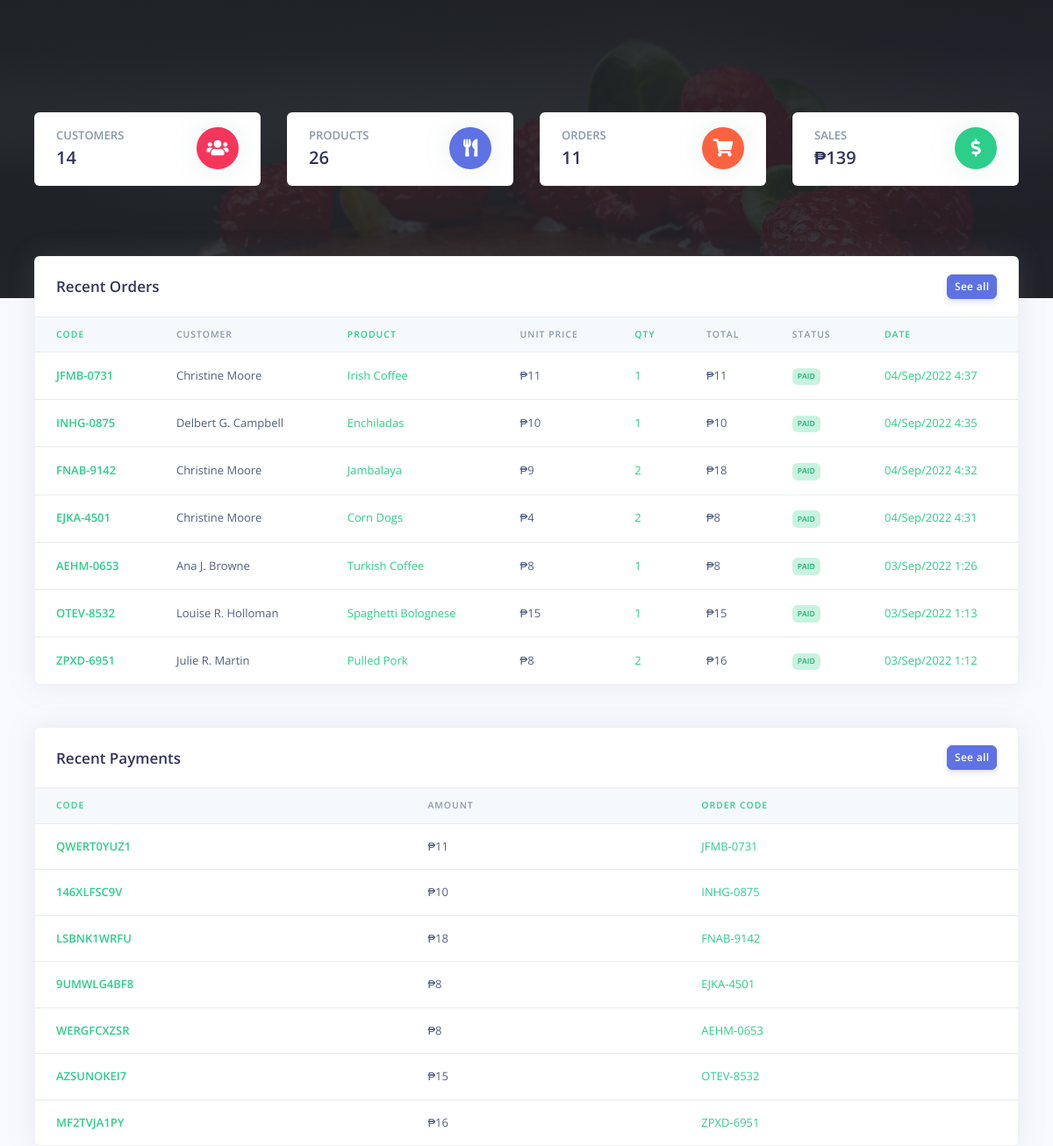
/pos/cashier/dashboard.php (signed in), run on an earlier commit of the app's database.
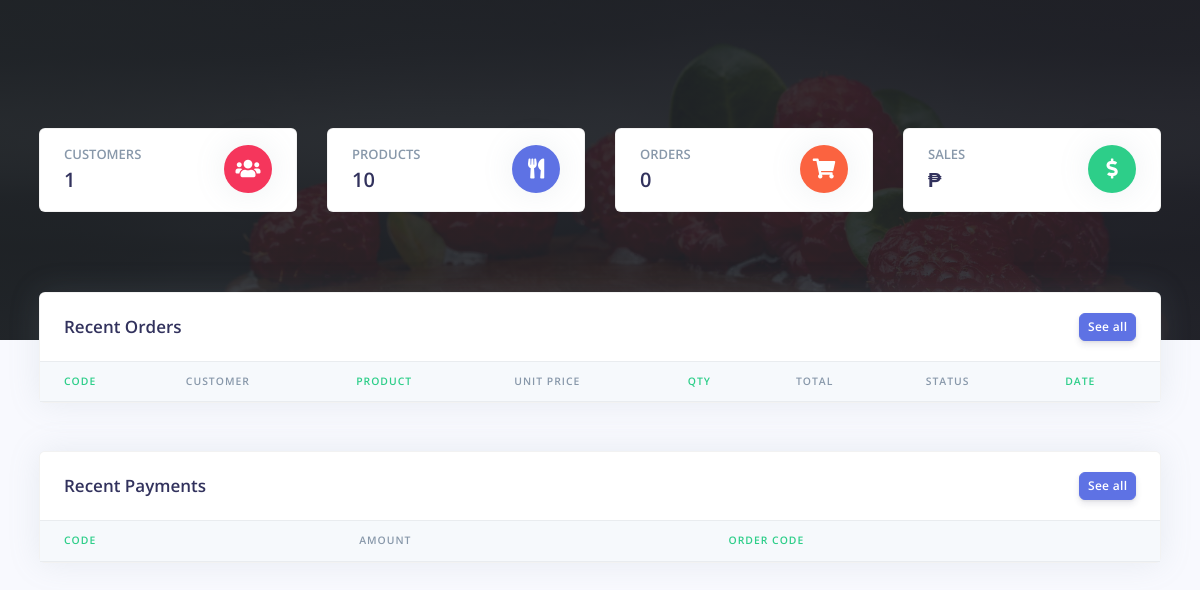
And on a later commit of the database.
### tables this page shows
CREATE TABLE `rpos_orders` (
  `order_id` varchar(200) NOT NULL,
  `order_code` varchar(200) NOT NULL,
  `customer_id` varchar(200) NOT NULL,
  `customer_name` varchar(200) NOT NULL,
  `prod_id` varchar(200) NOT NULL,
  `prod_name` varchar(200) NOT NULL,
  `prod_price` varchar(200) NOT NULL,
  `prod_qty` varchar(200) NOT NULL,
  `order_status` varchar(200) NOT NULL,
  `created_at` timestamp(6) NOT NULL DEFAULT current_timestamp(6) ON UPDATE current_timestamp(6)
);

CREATE TABLE `rpos_payments` (
  `pay_id` varchar(200) NOT NULL,
  `pay_code` varchar(200) NOT NULL,
  `order_code` varchar(200) NOT NULL,
  `customer_id` varchar(200) NOT NULL,
  `pay_amt` varchar(200) NOT NULL,
  `pay_method` varchar(200) NOT NULL,
  `created_at` timestamp(6) NOT NULL DEFAULT current_timestamp(6) ON UPDATE current_timestamp(6)
);

### pos/cashier/partials/_analytics.php (called while the page is built, shortened)
<?php
$query = "SELECT COUNT(*) FROM `rpos_customers` ";
$stmt = $mysqli->prepare($query);
$stmt->execute();
$stmt->bind_result($customers);
$query = "SELECT COUNT(*) FROM `rpos_orders` ";
$stmt = $mysqli->prepare($query);
$stmt->execute();
$stmt->bind_result($orders);
$query = "SELECT COUNT(*) FROM `rpos_products` ";
$stmt = $mysqli->prepare($query);
$stmt->execute();
$stmt->bind_result($products);
$query = "SELECT SUM(pay_amt) FROM `rpos_payments` ";
$stmt = $mysqli->prepare($query);
$stmt->execute();
$stmt->bind_result($sales);

### pos/cashier/dashboard.php (the view, shortened to what this page needs)
<?php
include('config/config.php');
require_once('partials/_head.php');
require_once('partials/_analytics.php');
?>
<body>
  <?php
  require_once('partials/_sidebar.php');
  ?>
  <div class="main-content">
    <div style="background-image: url(../admin/assets/img/theme/restro00.jpg); background-size: cover;" class="header  pb-8 pt-5 pt-md-8">
      <span class="mask bg-gradient-dark opacity-8"></span>
      <div class="container-fluid">
        <div class="header-body">
          <div class="row">
            <div class="col-xl-3 col-lg-6">
              <div class="card card-stats mb-4 mb-xl-0">
                <div class="card-body">
                  <div class="row">
                    <div class="col">
                      <h5 class="card-title text-uppercase text-muted mb-0">Customers</h5>
                      <span class="h2 font-weight-bold mb-0"><?php echo $customers; ?></span>
                    </div>
                    <div class="col-auto">
                      <div class="icon icon-shape bg-danger text-white rounded-circle shadow">
                        <i class="fas fa-users"></i>
                      </div>
                    </div>
                  </div>
                </div>
              </div>
            </div>
            <div class="col-xl-3 col-lg-6">
              <div class="card card-stats mb-4 mb-xl-0">
                <div class="card-body">
                  <div class="row">
                    <div class="col">
                      <h5 class="card-title text-uppercase text-muted mb-0">Products</h5>
                      <span class="h2 font-weight-bold mb-0"><?php echo $products; ?></span>
                    </div>
                    <div class="col-auto">
                      <div class="icon icon-shape bg-primary text-white rounded-circle shadow">
                        <i class="fas fa-utensils"></i>
                      </div>
                    </div>
                  </div>
                </div>
              </div>
            </div>
            <div class="col-xl-3 col-lg-6">
              <div class="card card-stats mb-4 mb-xl-0">
                <div class="card-body">
                  <div class="row">
                    <div class="col">
                      <h5 class="card-title text-uppercase text-muted mb-0">Orders</h5>
                      <span class="h2 font-weight-bold mb-0"><?php echo $orders; ?></span>
                    </div>
                    <div class="col-auto">
                      <div class="icon icon-shape bg-warning text-white rounded-circle shadow">
                        <i class="fas fa-shopping-cart"></i>
                      </div>
                    </div>
                  </div>
                </div>
              </div>
            </div>
            <div class="col-xl-3 col-lg-6">
              <div class="card card-stats mb-4 mb-xl-0">
                <div class="card-body">
                  <div class="row">
                    <div class="col">
                      <h5 class="card-title text-uppercase text-muted mb-0">Sales</h5>
                      <span class="h2 font-weight-bold mb-0">₱<?php echo $sales; ?></span>
                    </div>
                    <div class="col-auto">
                      <div class="icon icon-shape bg-green text-white rounded-circle shadow">
                        <i class="fas fa-dollar-sign"></i>
                      </div>
                    </div>
                  </div>
                </div>
              </div>
            </div>
          </div>
        </div>
      </div>
    </div>
    <div class="container-fluid mt--7">
      <div class="row mt-5">
        <div class="col-xl-12 mb-5 mb-xl-0">
          <div class="card shadow">
            <div class="card-header border-0">
              <div class="row align-items-center">
                <div class="col">
                  <h3 class="mb-0">Recent Orders</h3>
                </div>
                <div class="col text-right">
                  <a href="orders_reports.php" class="btn btn-sm btn-primary">See all</a>
                </div>
              </div>
            </div>
            <div class="table-responsive">
              <table class="table align-items-center table-flush">
                <thead class="thead-light">
                  <tr>
                    <th class="text-success" scope="col">Code</th>
                    <th scope="col">Customer</th>
                    <th class="text-success" scope="col">Product</th>
                    <th scope="col">Unit Price</th>
                    <th class="text-success" scope="col">Qty</th>
                    <th scope="col">Total</th>
                    <th scop="col">Status</th>
                    <th class="text-success" scope="col">Date</th>
                  </tr>
                </thead>
                <tbody>
                  <?php
                  $ret = "SELECT * FROM  rpos_orders ORDER BY `rpos_orders`.`created_at` DESC LIMIT 7 ";
                  $stmt = $mysqli->prepare($ret);
                  $stmt->execute();
                  $res = $stmt->get_result();
                  while ($order = $res->fetch_object()) {
                    $total = ($order->prod_price * $order->prod_qty);
                  ?>
                    <tr>
                      <th class="text-success" scope="row"><?php echo $order->order_code; ?></th>
                      <td><?php echo $order->customer_name; ?></td>
                      <td class="text-success"><?php echo $order->prod_name; ?></td>
                      <td>₱<?php echo $order->prod_price; ?></td>
                      <td class="text-success"><?php echo $order->prod_qty; ?></td>
                      <td>₱<?php echo $total; ?></td>
                      <td><?php if ($order->order_status == '') {
                            echo "<span class='badge badge-danger'>Not Paid</span>";
                          } else {
                            echo "<span class='badge badge-success'>$order->order_status</span>";
                          } ?></td>
                      <td class="text-success"><?php echo date('d/M/Y g:i', strtotime($order->created_at)); ?></td>
                    </tr>
                  <?php } ?>
                </tbody>
              </table>
            </div>
          </div>
        </div>
      </div>
      <div class="row mt-5">
        <div class="col-xl-12">
          <div class="card shadow">
            <div class="card-header border-0">
              <div class="row align-items-center">
                <div class="col">
                  <h3 class="mb-0">Recent Payments</h3>
                </div>
                <div class="col text-right">
                  <a href="payments_reports.php" class="btn btn-sm btn-primary">See all</a>
                </div>
              </div>
            </div>
            <div class="table-responsive">
              <table class="table align-items-center table-flush">
                <thead class="thead-light">
                  <tr>
                    <th class="text-success" scope="col">Code</th>
                    <th scope="col">Amount</th>
                    <th class='text-success' scope="col">Order Code</th>
                  </tr>
                </thead>
                <tbody>
                  <?php
                  $ret = "SELECT * FROM   rpos_payments   ORDER BY `rpos_payments`.`created_at` DESC LIMIT 7 ";
                  $stmt = $mysqli->prepare($ret);
                  $stmt->execute();
                  $res = $stmt->get_result();
                  while ($payment = $res->fetch_object()) {
                  ?>
                    <tr>
                      <th class="text-success" scope="row">
                        <?php echo $payment->pay_code; ?>
                      </th>
                      <td>
                       ₱<?php echo $payment->pay_amt; ?>
                      </td>
                      <td class='text-success'>
                        <?php echo $payment->order_code; ?>
                      </td>
                    </tr>
                  <?php } ?>
                </tbody>
              </table>
            </div>
          </div>
        </div>
      </div>
    </div>
  </div>
</body>
</html>

### pos/cashier/partials/_head.php (shortened to what this page needs)
<!DOCTYPE html>
<html>
<head>
    <link href="assets/vendor/nucleo/css/nucleo.css" rel="stylesheet">
    <link href="assets/vendor/@fortawesome/fontawesome-free/css/all.min.css" rel="stylesheet">
    <link type="text/css" href="assets/css/argon.css?v=1.0.0" rel="stylesheet">
</head>

### pos/cashier/partials/_sidebar.php (shortened to what this page needs)
</body>
</html>

What changed in the data, as far as the page shows it:
removed rpos_orders: order_code "JFMB-0731", customer_name "Christine Moore", prod_name "Irish Coffee", prod_price "11", prod_qty "1", order_status "PAID", created_at "04/Sep/2022 4:37"
removed rpos_orders: order_code "INHG-0875", customer_name "Delbert G. Campbell", prod_name "Enchiladas", prod_price "10", prod_qty "1", order_status "PAID", created_at "04/Sep/2022 4:35"
removed rpos_orders: order_code "FNAB-9142", customer_name "Christine Moore", prod_name "Jambalaya", prod_price "9", prod_qty "2", total "18", order_status "PAID", created_at "04/Sep/2022 4:32"
removed rpos_orders: order_code "EJKA-4501", customer_name "Christine Moore", prod_name "Corn Dogs", prod_price "4", prod_qty "2", total "8", order_status "PAID", created_at "04/Sep/2022 4:31"
removed rpos_orders: order_code "AEHM-0653", customer_name "Ana J. Browne", prod_name "Turkish Coffee", prod_price "8", prod_qty "1", order_status "PAID", created_at "03/Sep/2022 1:26"
removed rpos_orders: order_code "OTEV-8532", customer_name "Louise R. Holloman", prod_name "Spaghetti Bolognese", prod_price "15", prod_qty "1", order_status "PAID", created_at "03/Sep/2022 1:13"
removed rpos_orders: order_code "ZPXD-6951", customer_name "Julie R. Martin", prod_name "Pulled Pork", prod_price "8", prod_qty "2", total "16", order_status "PAID", created_at "03/Sep/2022 1:12"
removed rpos_payments: pay_code "QWERT0YUZ1", pay_amt "11", order_code "JFMB-0731"
removed rpos_payments: pay_code "146XLFSC9V", pay_amt "10", order_code "INHG-0875"
removed rpos_payments: pay_code "LSBNK1WRFU", pay_amt "18", order_code "FNAB-9142"
removed rpos_payments: pay_code "9UMWLG4BF8", pay_amt "8", order_code "EJKA-4501"
removed rpos_payments: pay_code "WERGFCXZSR", pay_amt "8", order_code "AEHM-0653"
removed rpos_payments: pay_code "AZSUNOKEI7", pay_amt "15", order_code "OTEV-8532"
removed rpos_payments: pay_code "MF2TVJA1PY", pay_amt "16", order_code "ZPXD-6951"
Also different on the page:
$customers: "14" → "1"
$products: "26" → "10"
$orders: "11" → "0"
$sales: "139" → (not shown)
